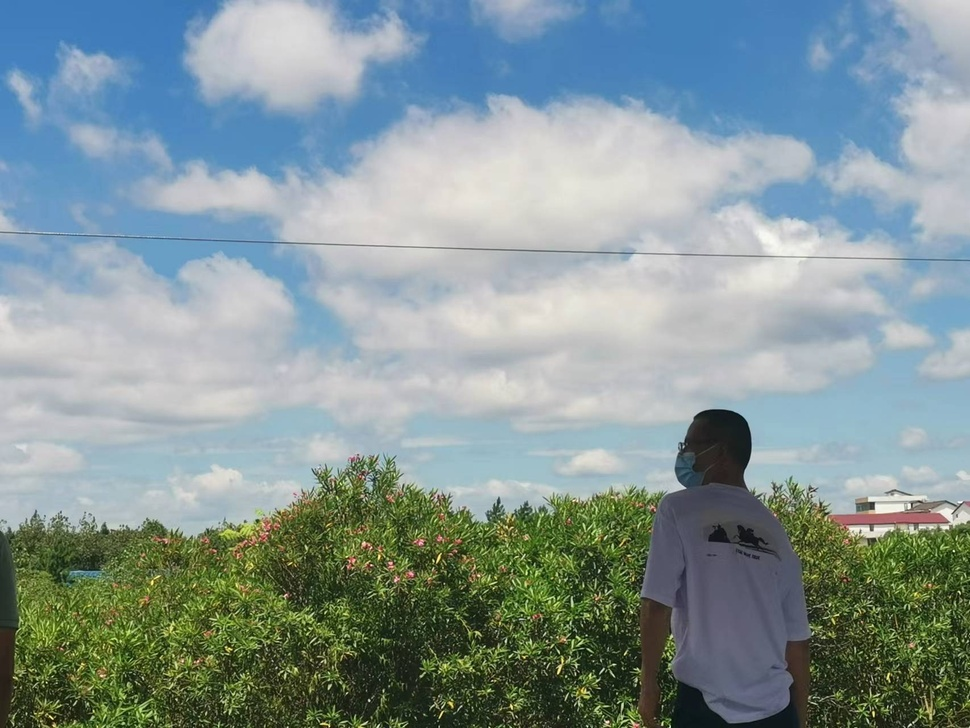
#> input picture Course/data/HW/Image Transformation/Histogram_Average/test5.jpg, 970 x 728 px, shrunk from 1706 x 1280 before the run
$ python Color_Image_Histogram_Averaging.py
#> lines starting #> are read from the running program, lines starting #| are printed output that depends on the picture
import cv2
from PIL import Image
import numpy as np
import matplotlib.pyplot as plt

"""
读入彩色图片，分别在RGB三个通道进行直方图均值化
"""

MAX_SIZE = 256

# 显示图像的直方图
def plot(image_y, image_Hy, str):

    x = [i for i in range(MAX_SIZE)]

    fig, ax1 = plt.subplots()  # 生成一个 Figure 画布 和一个Axes 坐标系
    ax1.plot(x, image_Hy, color="lawngreen", label=u'累积个数')  # 折线图
    ax1.set_ylim([0,image_Hy[MAX_SIZE-1]*1.2])   # 添加纵轴的刻度
    ax1.legend(loc=2)

    ax2 = ax1.twinx()  # 建立第二个坐标系
    plt.bar(x, image_y, color="violet", label=u'像素个数')
    ax2.set_ylim([0, image_Hy[MAX_SIZE-1]/10])  # 添加纵轴的刻度
    # ax2.set_ylabel("像素个数")
    ax2.legend(loc=1)

    plt.title(str + "直方图")  # 添加标题
    plt.rcParams['font.sans-serif'] = ['SimHei']  # 用来正常显示中文标签
    plt.show()  # 显示图像

# 计算单通道直方图
def calcHist(image_np,str):

    cell_num = np.size(image_np)  # 计算图像像素个数
    w,h = image_np.shape # 获取图像的长宽

    image_y = [np.sum(image_np == i) for i in range(MAX_SIZE)]  # 原图直方图
    image_Hy = [sum(image_y[:i]) for i in range(MAX_SIZE)]  # 计算前 i 项和
    plot(image_y, image_Hy,str+" 原图")  # 显示直方图

    # 均值化
    hList = [round(image_Hy[i]/cell_num*(MAX_SIZE-1))
                for i in range(MAX_SIZE)]    # 映射表

    imageH_np= np.zeros((w,h),np.uint8)
    # for x in range(w):  # 替换
    #     for y in range(h):
    #         imageH_np[x,y] = hList[image_np[x,y]]
    for i in range(MAX_SIZE):   # 替换
        imageH_np[image_np==i] = hList[i]

    imageH_y = [np.sum(imageH_np == i) for i in range(MAX_SIZE)]  # 均值化后的直方图
    imageH_Hy = [sum(imageH_y[:i]) for i in range(MAX_SIZE)]  # 计算前 i 项和
    plot(imageH_y, imageH_Hy, str + "均值化后")   # 显示直方图

    return imageH_np

# 分别保存图像RGB三个通道的图像
def image_save(image,path,str):

    zeros = np.zeros(image[0].shape,dtype="uint8") # 创建 全0 通道
    # B 通道图像
    imageB_np = np.array([zeros, zeros,image[0]]).swapaxes(0, 2)  # 合并每一个通道
    imageB = Image.fromarray(imageB_np)  # 转换为 PIL格式
    imageB.save(f"{path}/{str}_B.jpg")

    # G 通道图像
    imageG_np = np.array([zeros,image[1] ,zeros]).swapaxes(0, 2)  # 合并每一个通道
    imageG = Image.fromarray(imageG_np)  # 转换为 PIL格式
    imageG.save(f"{path}/{str}_G.jpg")

    # R 通道图像
    imageR_np = np.array([image[2],zeros, zeros]).swapaxes(0, 2)  # 合并每一个通道
    imageR = Image.fromarray(imageR_np)  # 转换为 PIL格式
    imageR.save(f"{path}/{str}_R.jpg")


if __name__ == '__main__':

    path = "../../data/HW/Image Transformation/Histogram_Average"
    image_path = path+"/test5.jpg"
    image_pil = Image.open(image_path)  # 读取图片
#> image_pil is the input picture: PIL image 970x728 RGB; mean R, G, B 132.3, 150, 151.1
    image_np = np.array(image_pil)  # 转换为array格式
    image_np = image_np.swapaxes(0,2) # 转换维度，将彩蛇通道转到低维

    image_gray = image_pil.convert('L') # 转为灰度图
    image_gray.save(path+"/test5_gray.jpg")
    image_Gnp = np.array(image_gray) # 转换为array格式

    (r,g,b) = image_np[0,:,:],image_np[1,:,:],image_np[2,:,:]  # 分解彩色图片RGB通道
    image_save([b,g,r],path,"test5")
#> in image_save, `imageR_np = np.array([image[2],zeros, zeros]).swapaxes(0, 2)`:
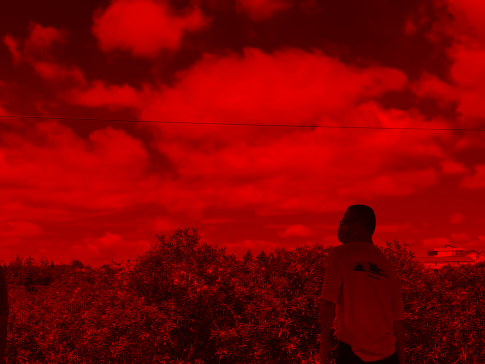
#> imageR_np: shape (728, 970, 3) (shown at 1/2 size); mean of channels 0, 1, 2 132.3, 0, 0; drawn as R, G, B

    gH=calcHist(image_Gnp,"灰度图")
#> in calcHist, `cell_num = np.size(image_np)`: cell_num = 706160
#> in calcHist, `image_y = [np.sum(image_np == i) for i in range(MAX_SIZE)]`: image_y = 256 values, max 10855 at index 192, min 0 at index 0, mean 2758.4
#> in calcHist, `image_Hy = [sum(image_y[:i]) for i in range(MAX_SIZE)]`: image_Hy = 256 values from 0 to 706160
#> in calcHist, `hList = [round(image_Hy[i]/cell_num*(MAX_SIZE-1)) for i in range(MAX_S..`: hList = 256 values from 0 to 255
#> after the loop in calcHist, `for i in range(MAX_SIZE):`:
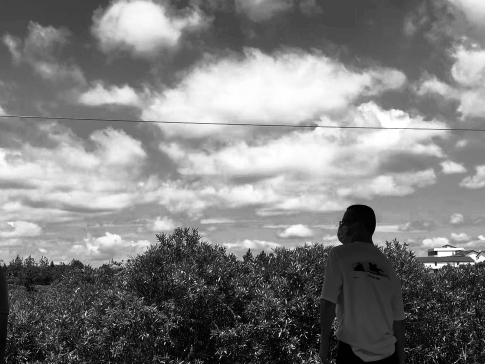
#> imageH_np: shape (728, 970) (shown at 1/2 size); min 0, max 255, mean 126.7
#> in calcHist, `imageH_y = [np.sum(imageH_np == i) for i in range(MAX_SIZE)]`: imageH_y = 256 values, max 10855 at index 193, min 0 at index 67, mean 2758.4
#> in calcHist, `imageH_Hy = [sum(imageH_y[:i]) for i in range(MAX_SIZE)]`: imageH_Hy = 256 values from 0 to 704809
    imageH_gray = Image.fromarray(gH)
    imageH_gray.save(path+"/test5_GrayH.jpg")

    bH=calcHist(b,"B 通道")# 处理 B 通道
#> call 2 of calcHist, with str = 'B 通道'
#> in calcHist (call 2), `image_y = [np.sum(image_np == i) for i in range(MAX_SIZE)]`: image_y = 256 values, max 24189 at index 197, min 0 at index 246, mean 2758.4
#> in calcHist (call 2), `image_Hy = [sum(image_y[:i]) for i in range(MAX_SIZE)]`: image_Hy = 256 values from 0 to 706158
#> after the loop in calcHist (call 2), `for i in range(MAX_SIZE):`:
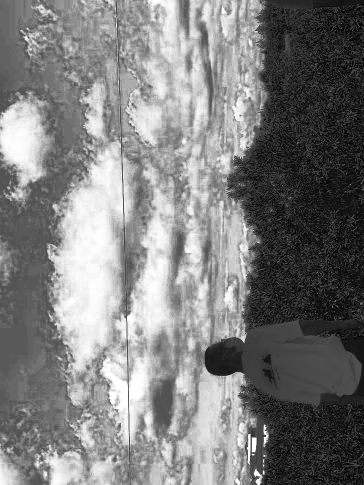
#> imageH_np: shape (970, 728) (shown at 1/2 size); min 0, max 255, mean 125.5
#> in calcHist (call 2), `imageH_y = [np.sum(imageH_np == i) for i in range(MAX_SIZE)]`: imageH_y = 256 values, max 24189 at index 172, min 0 at index 1, mean 2758.4
#> in calcHist (call 2), `imageH_Hy = [sum(imageH_y[:i]) for i in range(MAX_SIZE)]`: imageH_Hy = 256 values from 0 to 704924
    gH=calcHist(g,"G 通道")# 处理 G 通道
#> call 3 of calcHist, with str = 'G 通道'
#> in calcHist (call 3), `image_y = [np.sum(image_np == i) for i in range(MAX_SIZE)]`: image_y = 256 values, max 13865 at index 192, min 0 at index 0, mean 2758.4
#> in calcHist (call 3), `image_Hy = [sum(image_y[:i]) for i in range(MAX_SIZE)]`: image_Hy = 256 values from 0 to 706152
#> after the loop in calcHist (call 3), `for i in range(MAX_SIZE):`:
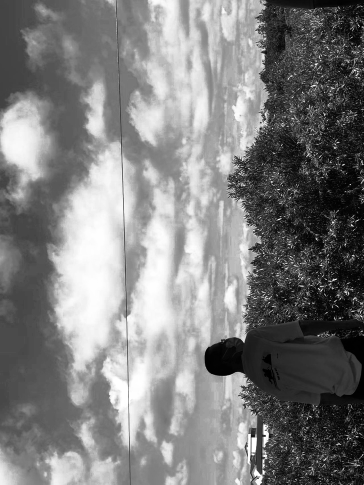
#> imageH_np: shape (970, 728) (shown at 1/2 size); min 0, max 255, mean 126.5
#> in calcHist (call 3), `imageH_y = [np.sum(imageH_np == i) for i in range(MAX_SIZE)]`: imageH_y = 256 values, max 13865 at index 186, min 0 at index 69, mean 2758.4
#> in calcHist (call 3), `imageH_Hy = [sum(imageH_y[:i]) for i in range(MAX_SIZE)]`: imageH_Hy = 256 values from 0 to 704783
#> in plot (call 6), `plt.show()`:
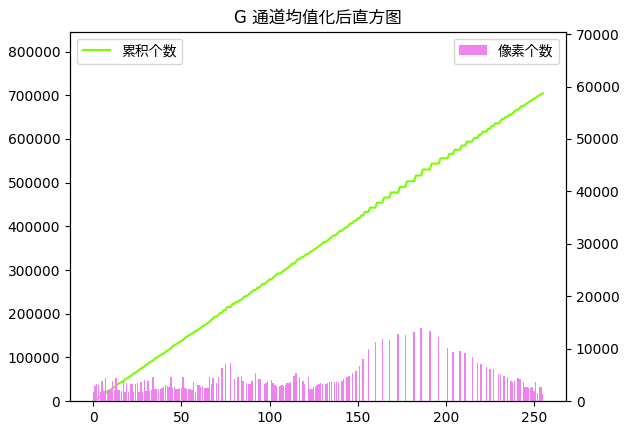
#> figure drawn by matplotlib, 2 panels; panel 1: curve peaks at x = 255, y = 704783; panel 2: tallest bar 13865 high, from x = 185.6 to 186.4
    rH=calcHist(r,"R 通道")# 处理 R 通道
#> call 4 of calcHist, with str = 'R 通道'
#> in calcHist (call 4), `image_y = [np.sum(image_np == i) for i in range(MAX_SIZE)]`: image_y = 256 values, max 6831 at index 192, min 3 at index 1, mean 2758.4
#> in calcHist (call 4), `image_Hy = [sum(image_y[:i]) for i in range(MAX_SIZE)]`: image_Hy = 256 values from 0 to 706130
#> after the loop in calcHist (call 4), `for i in range(MAX_SIZE):`:
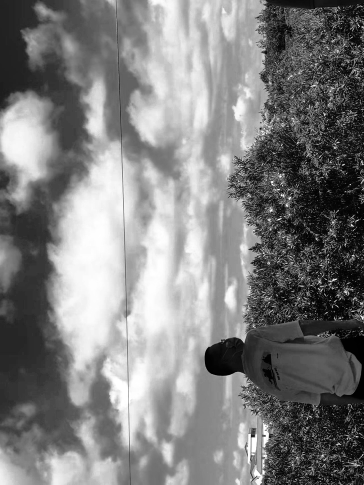
#> imageH_np: shape (970, 728) (shown at 1/2 size); min 0, max 255, mean 126.8
#> in calcHist (call 4), `imageH_y = [np.sum(imageH_np == i) for i in range(MAX_SIZE)]`: imageH_y = 256 values, max 6831 at index 203, min 0 at index 35, mean 2758.4
#> in calcHist (call 4), `imageH_Hy = [sum(imageH_y[:i]) for i in range(MAX_SIZE)]`: imageH_Hy = 256 values from 0 to 704850
    image_save([bH,gH,rH],path,"test5H")

    imageH_np=np.array([rH,gH,bH]).swapaxes(0,2) # 合并每一个通道
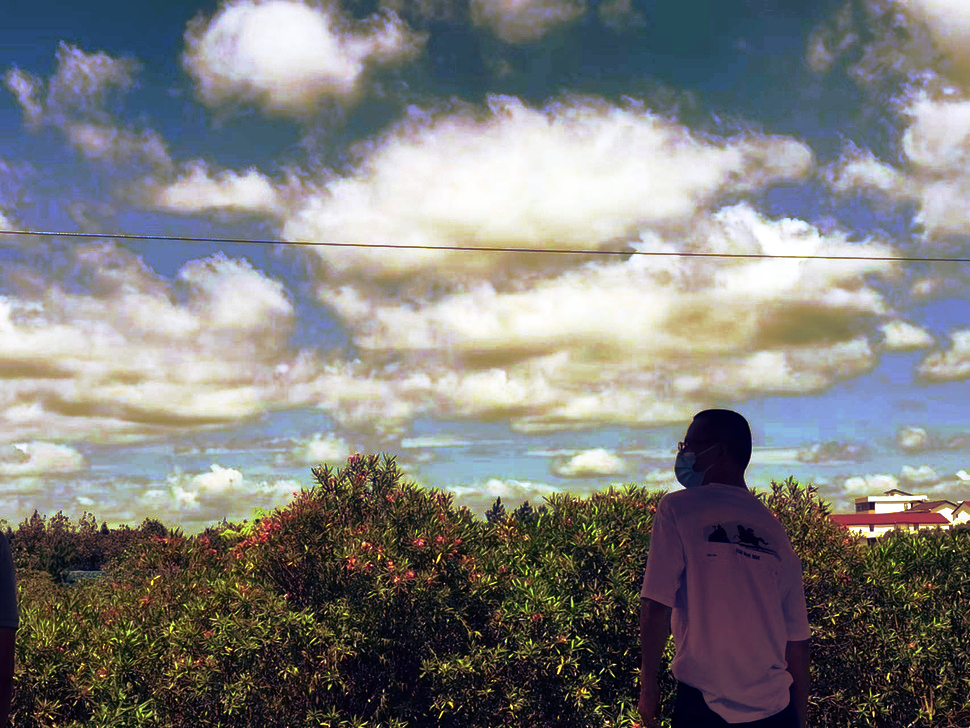
#> imageH_np: shape (728, 970, 3); mean of channels 0, 1, 2 126.8, 126.5, 125.5; drawn as R, G, B
    imageH = Image.fromarray(imageH_np) #转换为 PIL格式
    imageH.save(path+"/test5H.jpg") # 保存图片

$ run again, with Course/data/HW/Image Transformation/Histogram_Average/test2.jpg copied over Course/data/HW/Image Transformation/Histogram_Average/test5.jpg
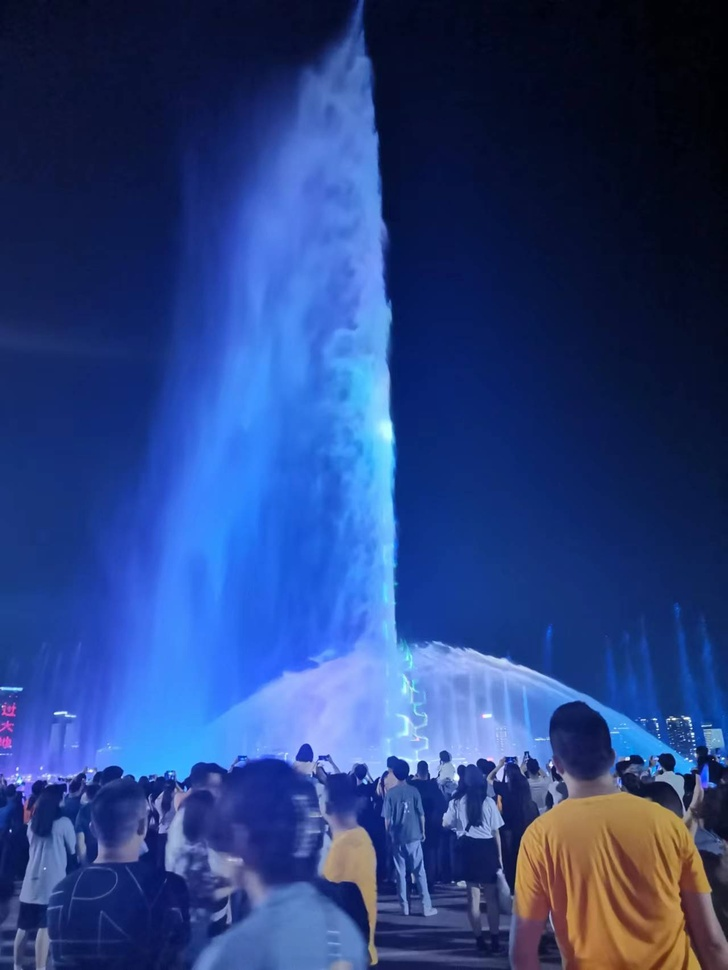
#> input picture Course/data/HW/Image Transformation/Histogram_Average/test2.jpg, 728 x 970 px, shrunk from 1280 x 1706 before the run
#> image_pil is the input picture: PIL image 728x970 RGB; mean R, G, B 40.7, 64.9, 127.2
#> cell_num = 706160
#> image_y = 256 values, max 14964 at index 21, min 0 at index 0, mean 2758.4
#> image_Hy = 256 values from 0 to 706160
#> hList = 256 values from 0 to 255
#> imageH_y = 256 values, max 14964 at index 45, min 0 at index 1, mean 2758.4
#> imageH_Hy = 256 values from 0 to 704850
#> image_y = 256 values, max 24281 at index 9, min 0 at index 237, mean 2758.4
#> image_Hy = 256 values from 0 to 706160
#> after the loop in calcHist (call 4), `for i in range(MAX_SIZE):`:
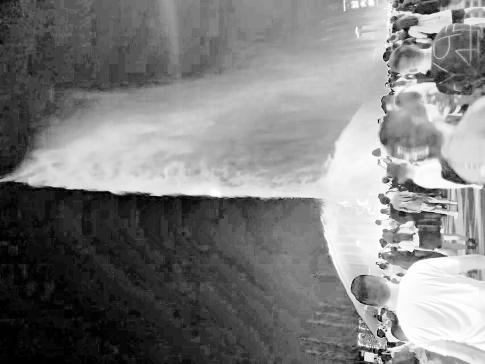
#> imageH_np: shape (728, 970) (shown at 1/2 size); min 0, max 255, mean 125.6
#> imageH_y = 256 values, max 24281 at index 50, min 0 at index 2, mean 2758.4
#> imageH_Hy = 256 values from 0 to 704842
#> `imageH_np=np.array([rH,gH,bH]).swapaxes(0,2)`:
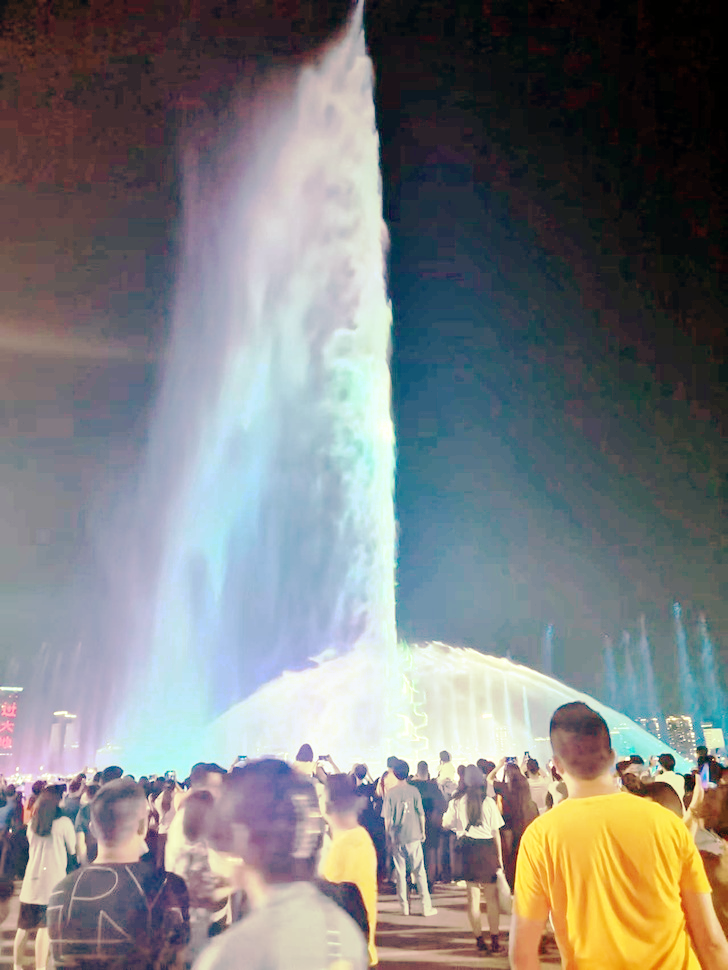
#> imageH_np: shape (970, 728, 3); mean of channels 0, 1, 2 125.6, 126.5, 126.8; drawn as R, G, B

$ run again, with Course/data/HW/Image Transformation/Histogram_Average/test3.jpg copied over Course/data/HW/Image Transformation/Histogram_Average/test5.jpg
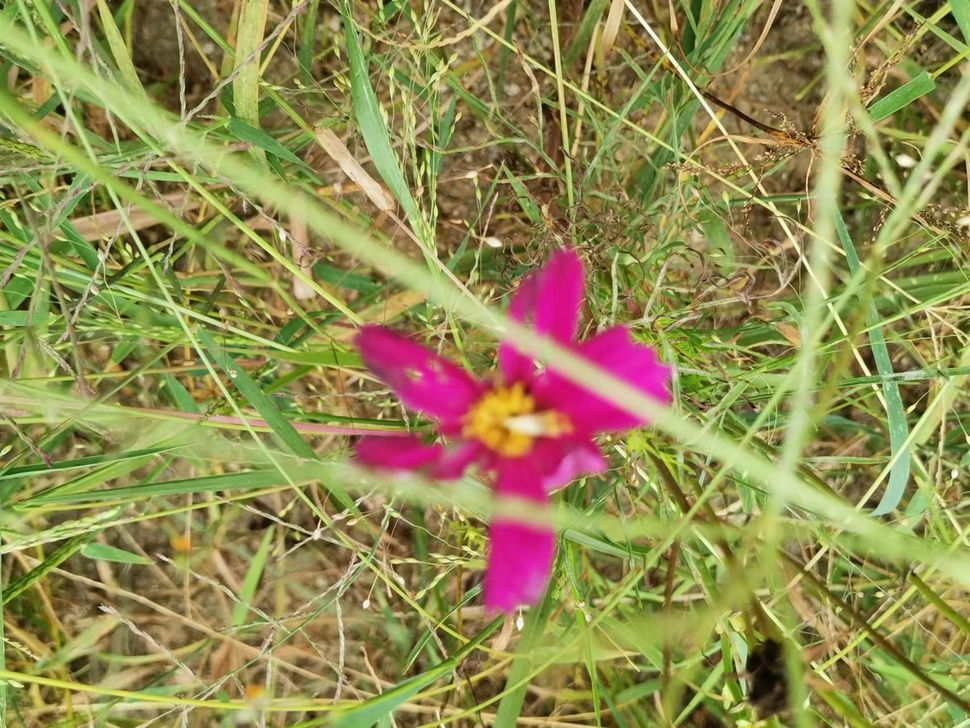
#> input picture Course/data/HW/Image Transformation/Histogram_Average/test3.jpg, 970 x 728 px, shrunk from 1706 x 1280 before the run
#> image_pil is the input picture: PIL image 970x728 RGB; mean R, G, B 146.8, 139.8, 81.8
#> cell_num = 706160
#> image_y = 256 values, max 6036 at index 141, min 0 at index 0, mean 2758.4
#> image_Hy = 256 values from 0 to 706160
#> hList = 256 values from 0 to 255
#> imageH_y = 256 values, max 6036 at index 138, min 0 at index 23, mean 2758.4
#> imageH_Hy = 256 values from 0 to 704799
#> image_y = 256 values, max 6002 at index 155, min 0 at index 1, mean 2758.4
#> image_Hy = 256 values from 0 to 705947
#> after the loop in calcHist (call 4), `for i in range(MAX_SIZE):`:
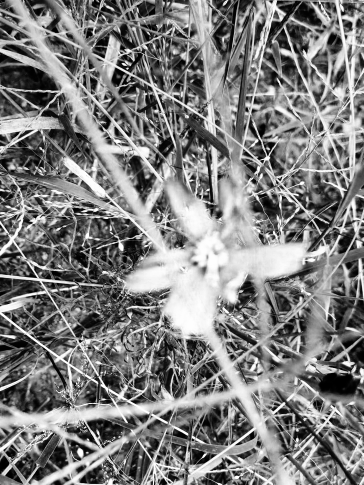
#> imageH_np: shape (970, 728) (shown at 1/2 size); min 0, max 255, mean 126.7
#> imageH_y = 256 values, max 6002 at index 141, min 0 at index 26, mean 2758.4
#> imageH_Hy = 256 values from 0 to 704913
#> `imageH_np=np.array([rH,gH,bH]).swapaxes(0,2)`:
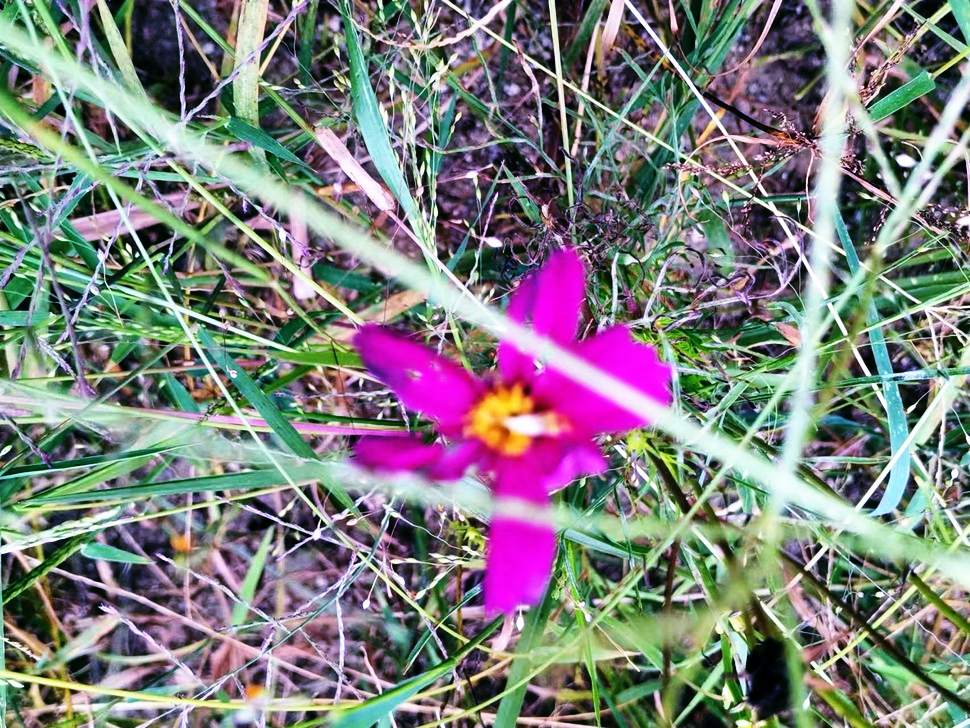
#> imageH_np: shape (728, 970, 3); mean of channels 0, 1, 2 126.7, 126.8, 126.6; drawn as R, G, B
